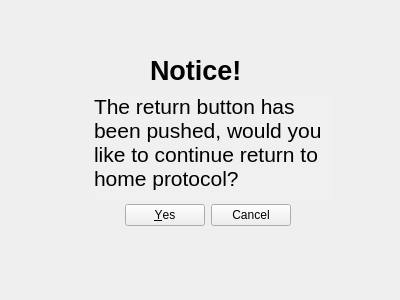
<?xml version="1.0" encoding="UTF-8"?>
<ui version="4.0">
 <class>RTHpopup</class>
 <widget class="QWidget" name="RTHpopup">
  <property name="geometry">
   <rect>
    <x>0</x>
    <y>0</y>
    <width>400</width>
    <height>300</height>
   </rect>
  </property>
  <property name="windowTitle">
   <string>Form</string>
  </property>
  <property name="autoFillBackground">
   <bool>false</bool>
  </property>
  <widget class="QWidget" name="widget" native="true">
   <property name="geometry">
    <rect>
     <x>70</x>
     <y>40</y>
     <width>261</width>
     <height>201</height>
    </rect>
   </property>
   <widget class="QDialogButtonBox" name="ConfimationButton">
    <property name="geometry">
     <rect>
      <x>50</x>
      <y>140</y>
      <width>171</width>
      <height>71</height>
     </rect>
    </property>
    <property name="baseSize">
     <size>
      <width>0</width>
      <height>0</height>
     </size>
    </property>
    <property name="standardButtons">
     <set>QDialogButtonBox::Cancel|QDialogButtonBox::Yes</set>
    </property>
   </widget>
   <widget class="QTextBrowser" name="textBrowser">
    <property name="geometry">
     <rect>
      <x>20</x>
      <y>50</y>
      <width>261</width>
      <height>111</height>
     </rect>
    </property>
    <property name="font">
     <font>
      <pointsize>16</pointsize>
     </font>
    </property>
    <property name="styleSheet">
     <string notr="true">background-color: rgb(240, 240, 240);</string>
    </property>
    <property name="frameShape">
     <enum>QFrame::NoFrame</enum>
    </property>
    <property name="frameShadow">
     <enum>QFrame::Plain</enum>
    </property>
    <property name="lineWidth">
     <number>0</number>
    </property>
    <property name="verticalScrollBarPolicy">
     <enum>Qt::ScrollBarAlwaysOff</enum>
    </property>
    <property name="horizontalScrollBarPolicy">
     <enum>Qt::ScrollBarAlwaysOff</enum>
    </property>
    <property name="markdown">
     <string>The return button has been pushed, would you like to continue return to home
protocol?

</string>
    </property>
    <property name="html">
     <string>&lt;!DOCTYPE HTML PUBLIC &quot;-//W3C//DTD HTML 4.0//EN&quot; &quot;http://www.w3.org/TR/REC-html40/strict.dtd&quot;&gt;
&lt;html&gt;&lt;head&gt;&lt;meta name=&quot;qrichtext&quot; content=&quot;1&quot; /&gt;&lt;style type=&quot;text/css&quot;&gt;
p, li { white-space: pre-wrap; }
&lt;/style&gt;&lt;/head&gt;&lt;body style=&quot; font-family:'MS Shell Dlg 2'; font-size:16pt; font-weight:400; font-style:normal;&quot;&gt;
&lt;p style=&quot; margin-top:10px; margin-bottom:10px; margin-left:0px; margin-right:0px; -qt-block-indent:0; text-indent:0px;&quot;&gt;The return button has been pushed, would you like to continue return to home protocol?&lt;/p&gt;&lt;/body&gt;&lt;/html&gt;</string>
    </property>
   </widget>
   <widget class="QLabel" name="label">
    <property name="geometry">
     <rect>
      <x>80</x>
      <y>10</y>
      <width>161</width>
      <height>41</height>
     </rect>
    </property>
    <property name="font">
     <font>
      <pointsize>20</pointsize>
      <weight>75</weight>
      <bold>true</bold>
     </font>
    </property>
    <property name="text">
     <string>Notice!</string>
    </property>
   </widget>
  </widget>
 </widget>
 <resources/>
 <connections/>
</ui>
